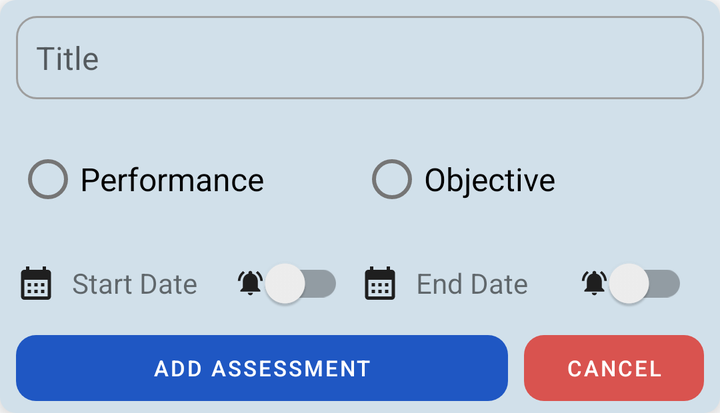
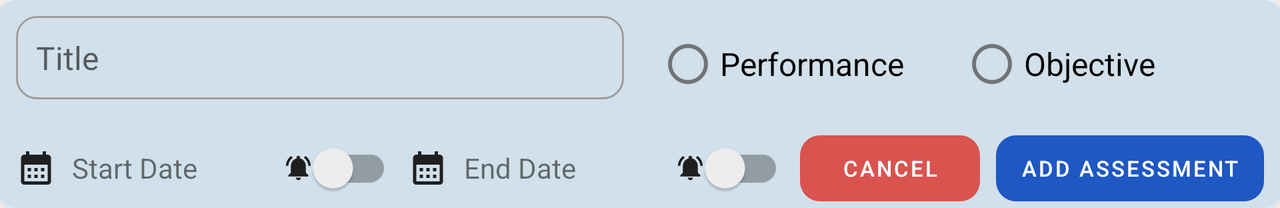

Two renders of one Android screen. The first uses the default layout on a phone; the second uses the alternative layout the repository ships for a different screen configuration, on a matching device. The two XML files are below.
<!-- AndroidManifest.xml: application theme Theme.StudentScheduler -->
<!-- res/layout/add_assessment.xml -->
<?xml version="1.0" encoding="utf-8"?>

<LinearLayout xmlns:android="http://schemas.android.com/apk/res/android"
    xmlns:app="http://schemas.android.com/apk/res-auto"
    android:id="@+id/lyt_add_assessment"
    android:layout_width="match_parent"
    android:layout_height="wrap_content"
    android:background="@drawable/rounded_8"
    android:backgroundTint="#D1E0EA"
    android:orientation="vertical"
    android:translationZ="5dp"
    android:visibility="visible">

    <EditText
        android:id="@+id/et_title_a"
        android:layout_width="match_parent"
        android:layout_height="wrap_content"
        android:layout_margin="8dp"
        android:autofillHints="None"
        android:background="@drawable/custom_input"
        android:ems="10"
        android:hint="Title"
        android:inputType="text"
        android:padding="10dp" />

    <RadioGroup
        android:id="@+id/rg_group_type"
        android:layout_width="match_parent"
        android:layout_height="wrap_content"
        android:layout_margin="8dp"
        android:orientation="horizontal">

        <RadioButton
            android:id="@+id/rd_performance"
            android:layout_width="0dp"
            android:layout_height="wrap_content"
            android:layout_weight="1"
            android:text="Performance" />

        <RadioButton
            android:id="@+id/rd_objective"
            android:layout_width="0dp"
            android:layout_height="wrap_content"
            android:layout_weight="1"
            android:text="Objective" />
    </RadioGroup>

    <LinearLayout
        android:layout_width="match_parent"
        android:layout_height="40dp"
        android:layout_marginStart="8dp"
        android:layout_marginEnd="8dp"
        android:gravity="center">

        <TextView
            android:id="@+id/tv_start_date_a"
            android:layout_width="0dp"
            android:layout_height="match_parent"
            android:layout_weight="1"
            android:drawablePadding="8dp"
            android:gravity="center_vertical"
            android:text="Start Date"
            android:textSize="14sp"
            app:drawableStartCompat="@drawable/calendar_20" />

        <androidx.appcompat.widget.SwitchCompat
            android:id="@+id/sw_alert_start_a"
            android:layout_width="wrap_content"
            android:layout_height="wrap_content"
            android:layout_marginEnd="8dp"
            android:drawableStart="@drawable/notifications_active_15"
            android:gravity="center" />

        <TextView
            android:id="@+id/tv_end_date_a"
            android:layout_width="0dp"
            android:layout_height="match_parent"
            android:layout_weight="1"
            android:drawablePadding="8dp"
            android:gravity="center_vertical"
            android:text="End Date"
            android:textSize="14sp"
            app:drawableStartCompat="@drawable/calendar_20" />

        <androidx.appcompat.widget.SwitchCompat
            android:id="@+id/sw_alert_end_a"
            android:layout_width="wrap_content"
            android:layout_height="wrap_content"
            android:layout_marginEnd="8dp"
            android:drawableStart="@drawable/notifications_active_15" />
    </LinearLayout>

    <LinearLayout
        style="?android:attr/buttonBarStyle"
        android:layout_width="match_parent"
        android:layout_height="wrap_content"
        android:gravity="center"
        android:orientation="horizontal">

        <Button
            android:id="@+id/btn_add_assessment"
            style="?android:attr/buttonBarButtonStyle"
            android:layout_width="0dp"
            android:layout_height="45dp"
            android:layout_marginStart="8dp"
            android:layout_marginEnd="8dp"
            android:layout_weight="1"
            android:text="Add Assessment"
            android:textColor="@color/white"
            android:textSize="11sp"
            app:backgroundTint="@color/blue_primary"
            app:cornerRadius="10dp" />

        <Button
            android:id="@+id/btn_cancel_assessment"
            style="?android:attr/buttonBarButtonStyle"
            android:layout_width="90dp"
            android:layout_height="45dp"
            android:layout_marginEnd="8dp"
            android:text="Cancel"
            android:textColor="@color/white"
            android:textSize="11sp"
            app:backgroundTint="@color/deep_red"
            app:cornerRadius="10dp" />
    </LinearLayout>

</LinearLayout>
<!-- resources referenced by this layout -->
<resources>
  <color name="blue_primary">#1f57c3</color>
  <color name="deep_red">#d9534f</color>
  <color name="white">#FFFFFFFF</color>
  <!-- drawable calendar_20 (drawable) -->
  <vector android:height="20dp" android:tint="#1F1F1F"
      android:viewportHeight="24" android:viewportWidth="24"
      android:width="20dp" xmlns:android="http://schemas.android.com/apk/res/android">
      <path android:fillColor="@android:color/white" android:pathData="M19,4h-1V2h-2v2H8V2H6v2H5C3.89,4 3.01,4.9 3.01,6L3,20c0,1.1 0.89,2 2,2h14c1.1,0 2,-0.9 2,-2V6C21,4.9 20.1,4 19,4zM19,20H5V10h14V20zM9,14H7v-2h2V14zM13,14h-2v-2h2V14zM17,14h-2v-2h2V14zM9,18H7v-2h2V18zM13,18h-2v-2h2V18zM17,18h-2v-2h2V18z"/>
  </vector>
  <!-- drawable custom_input (drawable) -->
  <?xml version="1.0" encoding="utf-8"?>
  
  <selector xmlns:android="http://schemas.android.com/apk/res/android">
      <item android:state_enabled="true" android:state_focused="true">
          <shape android:shape="rectangle">
              <solid android:color="@color/transparent" />
              <corners android:radius="10dp" />
              <stroke android:width="1dp" android:color="@color/blue_primary" />
          </shape>
      </item>
      <item android:state_enabled="true">
          <shape android:shape="rectangle">
              <solid android:color="@color/transparent" />
              <corners android:radius="10dp" />
              <stroke android:width="1dp" android:color="@color/gray" />
          </shape>
      </item>
  </selector>
  <!-- drawable notifications_active_15 (drawable) -->
  <vector android:height="15dp" android:tint="#1F1F1F"
      android:viewportHeight="24" android:viewportWidth="24"
      android:width="15dp" xmlns:android="http://schemas.android.com/apk/res/android">
      <path android:fillColor="@android:color/white" android:pathData="M7.58,4.08L6.15,2.65C3.75,4.48 2.17,7.3 2.03,10.5h2c0.15,-2.65 1.51,-4.97 3.55,-6.42zM19.97,10.5h2c-0.15,-3.2 -1.73,-6.02 -4.12,-7.85l-1.42,1.43c2.02,1.45 3.39,3.77 3.54,6.42zM18,11c0,-3.07 -1.64,-5.64 -4.5,-6.32L13.5,4c0,-0.83 -0.67,-1.5 -1.5,-1.5s-1.5,0.67 -1.5,1.5v0.68C7.63,5.36 6,7.92 6,11v5l-2,2v1h16v-1l-2,-2v-5zM12,22c0.14,0 0.27,-0.01 0.4,-0.04 0.65,-0.14 1.18,-0.58 1.44,-1.18 0.1,-0.24 0.15,-0.5 0.15,-0.78h-4c0.01,1.1 0.9,2 2.01,2z"/>
  </vector>
  <!-- drawable rounded_8 (drawable) -->
  <?xml version="1.0" encoding="utf-8"?>
  
  <selector xmlns:android="http://schemas.android.com/apk/res/android">
      <item android:state_pressed="true">
          <shape android:shape="rectangle">
              <solid android:color="#B8423E" />
              <corners android:radius="8dp" />
          </shape>
      </item>
      <item>
          <shape android:shape="rectangle">
              <solid android:color="@color/deep_red" />
              <corners android:radius="8dp" />
          </shape>
      </item>
  </selector>
  <style name="Theme.StudentScheduler" parent="Theme.MaterialComponents.DayNight.DarkActionBar">
          
          <item name="colorPrimary">@color/blue_primary</item>
          <item name="colorPrimaryVariant">@color/blue_primary_dark</item>
          <item name="colorOnPrimary">@color/white</item>
          
          <item name="colorSecondary">@color/teal_200</item>
          <item name="colorSecondaryVariant">@color/teal_700</item>
          <item name="colorOnSecondary">@color/black</item>
          
          <item name="android:statusBarColor">?attr/colorPrimaryVariant</item>
          
          <item name="android:textSize">16sp</item>
      </style>
  <color name="transparent">#00FFFFFF</color>
  <color name="gray">#9E9E9E</color>
  <color name="blue_primary_dark">#174CB1</color>
  <color name="teal_200">#FF03DAC5</color>
  <color name="teal_700">#FF018786</color>
  <color name="black">#FF000000</color>
</resources>
<!-- res/layout-land/add_assessment.xml (the repository's variant of the layout above) -->
<!-- drawn on the phone turned sideways -->
<?xml version="1.0" encoding="utf-8"?>
<LinearLayout xmlns:android="http://schemas.android.com/apk/res/android"
    xmlns:app="http://schemas.android.com/apk/res-auto"
    android:id="@+id/lyt_add_assessment"
    android:layout_width="match_parent"
    android:layout_height="wrap_content"
    android:background="@drawable/rounded_8"
    android:backgroundTint="#D1E0EA"
    android:orientation="vertical"
    android:translationZ="5dp"
    android:visibility="visible">

    <LinearLayout
        android:layout_width="match_parent"
        android:layout_height="wrap_content"
        android:orientation="horizontal">

        <EditText
            android:id="@+id/et_title_a"
            android:layout_width="0dp"
            android:layout_height="wrap_content"
            android:layout_margin="8dp"
            android:layout_weight="1"
            android:autofillHints="None"
            android:background="@drawable/custom_input"
            android:ems="10"
            android:hint="Title"
            android:inputType="text"
            android:padding="10dp" />

        <RadioGroup
            android:id="@+id/rg_group_type"
            android:layout_width="0dp"
            android:layout_height="wrap_content"
            android:layout_margin="8dp"
            android:layout_weight="1"
            android:orientation="horizontal">

            <RadioButton
                android:id="@+id/rd_performance"
                android:layout_width="0dp"
                android:layout_height="wrap_content"
                android:layout_weight="1"
                android:text="Performance" />

            <RadioButton
                android:id="@+id/rd_objective"
                android:layout_width="0dp"
                android:layout_height="wrap_content"
                android:layout_weight="1"
                android:text="Objective" />
        </RadioGroup>
    </LinearLayout>

    <LinearLayout
        android:layout_width="match_parent"
        android:layout_height="40dp"
        android:layout_marginStart="8dp"
        android:layout_marginEnd="8dp"
        android:gravity="center">

        <TextView
            android:id="@+id/tv_start_date_a"
            android:layout_width="0dp"
            android:layout_height="match_parent"
            android:layout_weight="1"
            android:drawablePadding="8dp"
            android:gravity="center_vertical"
            android:text="Start Date"
            android:textSize="14sp"
            app:drawableStartCompat="@drawable/calendar_20" />

        <androidx.appcompat.widget.SwitchCompat
            android:id="@+id/sw_alert_start_a"
            android:layout_width="wrap_content"
            android:layout_height="wrap_content"
            android:layout_marginEnd="8dp"
            android:drawableStart="@drawable/notifications_active_15"
            android:gravity="center" />

        <TextView
            android:id="@+id/tv_end_date_a"
            android:layout_width="0dp"
            android:layout_height="match_parent"
            android:layout_weight="1"
            android:drawablePadding="8dp"
            android:gravity="center_vertical"
            android:text="End Date"
            android:textSize="14sp"
            app:drawableStartCompat="@drawable/calendar_20" />

        <androidx.appcompat.widget.SwitchCompat
            android:id="@+id/sw_alert_end_a"
            android:layout_width="wrap_content"
            android:layout_height="wrap_content"
            android:layout_marginEnd="8dp"
            android:drawableStart="@drawable/notifications_active_15" />

        <Button
            android:id="@+id/btn_cancel_assessment"
            style="?android:attr/buttonBarButtonStyle"
            android:layout_width="90dp"
            android:layout_height="45dp"
            android:text="Cancel"
            android:textColor="@color/white"
            android:textSize="11sp"
            app:backgroundTint="@color/deep_red"
            app:cornerRadius="10dp" />

        <Button
            android:id="@+id/btn_add_assessment"
            style="?android:attr/buttonBarButtonStyle"
            android:layout_width="0dp"
            android:layout_height="45dp"
            android:layout_marginStart="8dp"
            android:layout_weight="1"
            android:text="Add Assessment"
            android:textColor="@color/white"
            android:textSize="11sp"
            app:backgroundTint="@color/blue_primary"
            app:cornerRadius="10dp" />
    </LinearLayout>
</LinearLayout>
